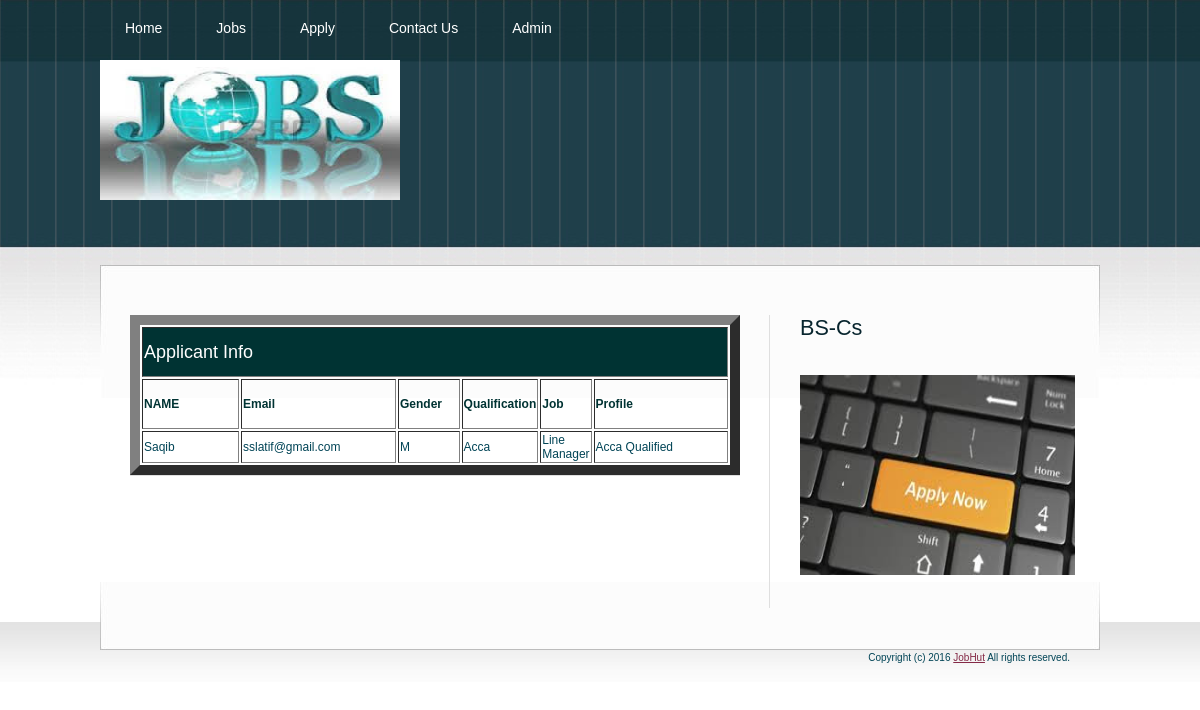
Page /jobs_details.php?web=5 on the committed database.
### tables this page shows
CREATE TABLE IF NOT EXISTS `employees` (
  `ee_id` int(4) NOT NULL AUTO_INCREMENT,
  `ee_fnm` varchar(30) NOT NULL,
  `password` int(11) NOT NULL,
  `ee_gender` varchar(1) NOT NULL,
  `ee_email` varchar(30) NOT NULL,
  `ee_add` varchar(300) NOT NULL,
  `ee_mobileno` varchar(10) NOT NULL,
  `ee_qualification` varchar(10) NOT NULL,
  `ee_profile` varchar(300) NOT NULL,
  `ee_resume` longtext NOT NULL,
  `jobid` int(11) NOT NULL,
  PRIMARY KEY (`ee_id`)
);

CREATE TABLE IF NOT EXISTS `job_detail` (
  `id` int(11) NOT NULL AUTO_INCREMENT,
  `job_name` varchar(100) NOT NULL,
  `job_type` varchar(100) NOT NULL,
  `Qualification` varchar(100) NOT NULL,
  `Nts_date` varchar(20) NOT NULL,
  `Skils` int(11) NOT NULL,
  `Creterea` varchar(100) NOT NULL,
  `discription` text NOT NULL,
  `emply_id` int(11) NOT NULL,
  PRIMARY KEY (`id`)
);

### jobs_details.php (the view, shortened to what this page needs)
<!DOCTYPE html PUBLIC "-//W3C//DTD XHTML 1.0 Strict//EN" "http://www.w3.org/TR/xhtml1/DTD/xhtml1-strict.dtd">
<html xmlns="http://www.w3.org/1999/xhtml">
<head>
<?php
include("includes/head.inc.php");
?>
</head>
<body>
<div id="header-wrapper">
	<div id="header">
	<div id="menu">
		<?php
		include("includes/menu.inc.php");
		?>
		</div>
	</div>
</div>
<div id="logo">
	<?php
	include("includes/logo.inc.php");
	?>
	</div>
<div id="wrapper">
	<div id="page">
		<div id="page-bgtop">
			<div id="content">
				<div class="post">
                <?php
				$web=$_GET['web'];
				if(($web==1) || ($web==2)|| ($web==3)|| ($web==4) || ($web==5) || ($web==6))
				{?>
				<table border="10" width="100%">
		<tr bgcolor="#003333" style="height:50px;">
        <td colspan="6" ><h2 style="color:#FFF;">Applicant Info</h2></td>
			<tr style="height:50px; color:#033;">
    <td width="18%"><b>NAME</b></td>
   	<td width="28%"><b>Email</b></td>
    <td width="11%"><b>Gender</b></td>
    <td width="10%"><b>Qualification</b></td>
    <td width="8%"><b>Job</b></td>
    <td width="30%"><b>Profile</b></td>
			</tr>
			<?php
			require("includes/connect.php");
			$q="select * from  job_detail";
			$res=mysql_query($q,$link)or die("can not connect");
			while($row=mysql_fetch_assoc($res))
			{
				$q="select * from   employees where jobid='$web'";
			$res=mysql_query($q,$link)or die("can not connect");
				while($erow=mysql_fetch_assoc($res))
			{
				echo'
						<tr>
						<td>
					'.$erow['ee_fnm'].'</td>
						<td>'.$erow['ee_email'].'</td>
						<td>'.$erow['ee_gender'].'</td>
						<td>'.$erow['ee_qualification'].'</td>
						<td>'.$row['job_name'].'</td>
						<td>'.$erow['ee_profile'].'</td>'?>
						</tr>
			<?php }}
			?>
			</table>
<?php }
?>
				</div>
			</div>
			<div id="sidebar">
			<?php
		include("includes/sidebar.inc.php");
		?>
			</div>
			<div style="clear: both;">&nbsp;</div>
		</div>
	</div>
</div>
<div id="footer-bgcontent">
	<div id="footer">
		<?php
		include("includes/footer.inc.php");
		?>
	</div>
</div>
</body>
</html>

### style.css (style rules this page uses)
body { margin: 0px; padding: 0; background: url(images/img01.png) repeat-x left top; font-family: Arial, Helvetica, sans-serif; font-size: 12px; color: #014456; }
h1, h2, h3 { margin: 0; font-weight: normal; color: #08252E; }
h2 { font-size: 18px; }
#wrapper { margin: 0px; padding: 30px 0px 0px 0px; }
#header-wrapper { margin: 0px; padding: 0px; }
#header { width: 1000px; height: 60px; margin: 0 auto; }
#menu { float: left; width: 690px; height: 60px; }
#page { width: 1000px; margin: 0 auto; padding: 0px; background: url(images/img04.jpg) no-repeat left bottom; }
#page-bgtop { padding: 50px 30px 0px 30px; background: url(images/img05.jpg) no-repeat left top; }
#logo { width: 1000px; height: 175px; margin: 0 auto; }
#content { float: left; width: 610px; }
.post { margin-bottom: 45px; border-bottom: 1px solid #DFDFDF; }
#sidebar { float: right; width: 300px; font-family: Arial, Helvetica, sans-serif; font-size: 12px; border-left: 1px solid #DFDFDF; }
#footer-bgcontent { margin: 0px; padding: 0px; height: 60px; background: url(images/img02.jpg) repeat-x left top; }
#footer { width: 1000px; height: 29px; margin: 0 auto; padding-top: 30px; background: url(images/img03.jpg) no-repeat left top; }

### rows in the picture
job_detail: job_name "Line Manager"
employees: ee_fnm "Saqib", ee_email "sslatif@gmail.com", ee_gender "M", ee_qualification "Acca", ee_profile "Acca Qualified"
